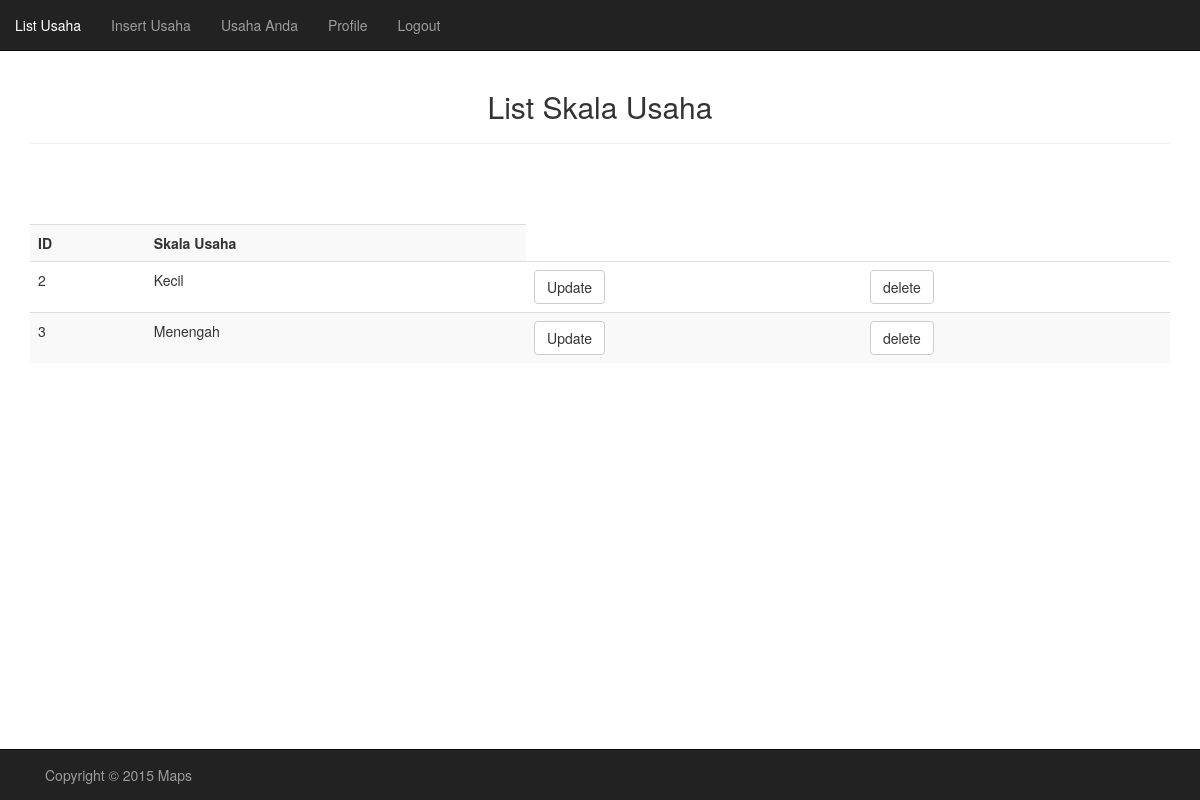
The app's page /Program/admin/listSkala.php (signed in) with its own data.
### tables this page shows
CREATE TABLE IF NOT EXISTS `skala_usaha` (
  `id_skala` int(11) NOT NULL AUTO_INCREMENT,
  `skala` varchar(10) NOT NULL,
  PRIMARY KEY (`id_skala`)
);

### Program/admin/listSkala.php (the view, shortened to what this page needs)
<!doctype html>
<html>
<head>
    <link href="../css/bootstrap.css" rel="stylesheet">
    <link href="../css/custom.css" rel="stylesheet">
</head>
<body>
<div class="container">
    <h2 class="text-center">List Skala Usaha</h2><hr/><br>
        <?php
            $sqlSkala = "SELECT * FROM skala_usaha";
            $query = mysql_query($sqlSkala);
        ?>
            <br><br>
            <table class="table table-striped">
                <tr>
                    <th>ID</th>
                    <th>Skala Usaha</th>
                </tr>
                <?php
                    while($row = mysql_fetch_array($query))
                    {
                        echo "<tr>";
                            echo '<form method = "post" action = "#">';
                                echo '<td>' . $row['id_skala'] . '<input type = "hidden" name = "id_skala" value = "'. $row['id_skala'] .'"></td>';
                                echo '<td>' . $row['skala'] . '<input type = "hidden" name = "skala" value = "'. $row['skala'] .'"></td>';
                                echo '<td><input type = "submit" name = "update" value = "Update" class="btn btn-default"></td>';
                                echo '<td><input type = "submit" name = "delete" value = "delete" class="btn btn-default"></td>';
                            echo '</form>';
                        echo "</tr>";
                     }
                ?>
            </table>
        <div class="row">
            <div class="navbar navbar-inverse navbar-fixed-bottom ">
                <div class="container">
                    <p class="navbar-text pull-left">Copyright &copy 2015 Maps</p>
                </div>
            </div>
        </div>
    </div>
</body>
</html>

### Program/css/custom.css (style rules this page uses)
body { padding-top : 70px; padding-bottom : 70px; }

### records on screen
skala_usaha: id_skala "2", skala "Kecil"
skala_usaha: id_skala "3", skala "Menengah"
